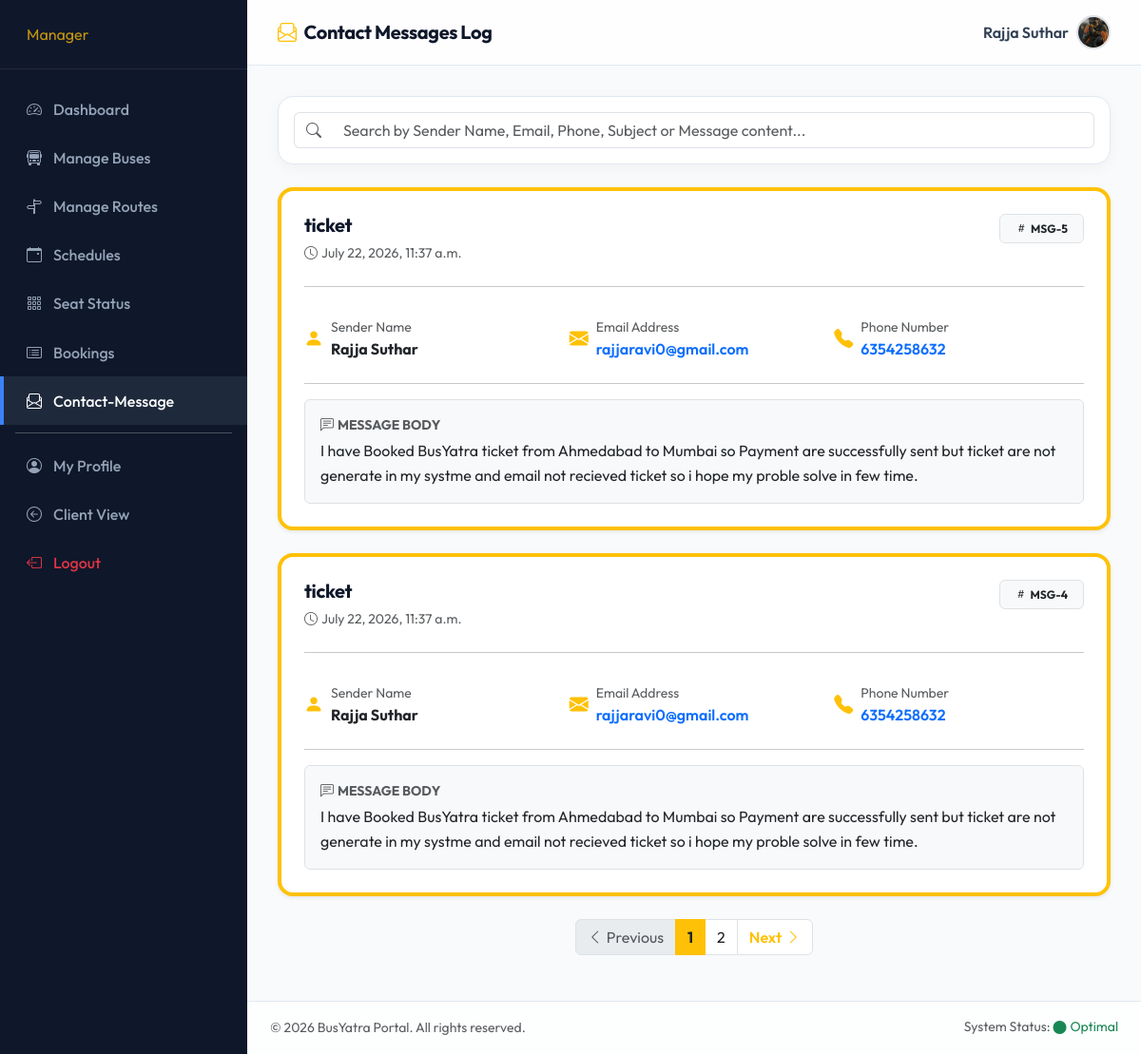
/contact_message/ (signed in), run on the app's committed database.
### Bus/models.py (models this page shows, shortened)
class User(models.Model):
    name = models.CharField(max_length=100)
    email = models.EmailField(unique=True)
    phone = models.CharField(max_length=15, unique=True)
    password = models.CharField(max_length=100)
    profile =models.ImageField(default='', upload_to='profile/')
    usertype = models.CharField(max_length=20, default="customer")

class Contact(models.Model):
    name = models.CharField(max_length=100)
    email = models.EmailField()
    phone = models.CharField(max_length=10)
    subject = models.CharField(max_length=200)
    message = models.TextField()
    created_at = models.DateTimeField(auto_now_add=True)

### Bus/views.py (the view, shortened to what this page needs)
# urls.py: path('contact_message/', views.contact_message, name='contact_message'),
def contact_message(request):
    if 'email' not in request.session:
        return redirect('login')
    try:
        user = User.objects.get(email=request.session['email'])
        if user.usertype not in ['admin', 'manager']:
            return redirect('index')
        contacts_list = Contact.objects.all().order_by('-id')
        paginator = Paginator(contacts_list, 2)
        page = request.GET.get('page', 1)
        try:
            contacts = paginator.page(page)
        except PageNotAnInteger:
            contacts = paginator.page(1)
        except EmptyPage:
            contacts = paginator.page(paginator.num_pages)
        context = {
            'user': user,
            'contacts': contacts,
            'page_obj': contacts,
        }
        return render(request, 'contact_messages.html', context)
    except User.DoesNotExist:
        return redirect('login')

### Bus/templates/contact_messages.html (shortened to what this page needs)
{% load static %}
<!DOCTYPE html>
<html lang="en">
<head>
    <link href="https://cdn.jsdelivr.net/npm/bootstrap@5.3.2/dist/css/bootstrap.min.css" rel="stylesheet">
    <link href="https://cdn.jsdelivr.net/npm/bootstrap-icons@1.11.2/font/bootstrap-icons.min.css" rel="stylesheet">
    <link rel="stylesheet" href="{% static 'assets/css/style.css' %}">
</head>
<body>
    <div class="admin-wrapper">
        <nav class="admin-sidebar">
            {% if login_user.usertype == 'admin' %}
            <div class="sidebar-header">
                <span class="fs-6 text-warning ms-1 opacity-75">Admin</span>
            </div>
            <div class="nav flex-column mt-3">
                <a href="{% url 'admin_dashboard' %}" class="nav-link" id="sidebar-dashboard"><i
                        class="bi bi-speedometer2"></i>Dashboard</a>
                <a href="{% url 'admin_users' %}" class="nav-link" id="sidebar-users"><i
                        class="bi bi-person"></i>Manage Customers</a>
                <a href="{% url 'admin_managers' %}" class="nav-link" id="sidebar-managers"><i
                        class="bi bi-people"></i>Manage Managers</a>
                <a href="{% url 'admin_buses' %}" class="nav-link" id="sidebar-buses"><i
                        class="bi bi-bus-front"></i>Manage Buses</a>
                <a href="{% url 'admin_routes' %}" class="nav-link" id="sidebar-routes"><i
                        class="bi bi-signpost-split"></i>Manage Routes</a>
                <a href="{% url 'admin_schedules' %}" class="nav-link" id="sidebar-schedules"><i
                        class="bi bi-calendar-event"></i>Manage Schedules</a>
                <a href="{% url 'admin_bookings' %}" class="nav-link" id="sidebar-bookings"><i
                        class="bi bi-card-list"></i>Manage Bookings</a>
                <a href="{% url 'admin_payments' %}" class="nav-link" id="sidebar-payments"><i
                        class="bi bi-credit-card"></i>Manage Payments</a>
                <a href="{% url 'contact_message' %}" class="nav-link active" id="sidebar-contact"><i
                        class="bi bi-envelope-paper"></i>Contact Messages</a>
                <a href="{% url 'admin_settings' %}" class="nav-link" id="sidebar-settings"><i
                        class="bi bi-gear"></i>Settings</a>
                <hr class="text-white opacity-25 my-2 mx-3">
                <a href="{% url 'admin_profile' %}" class="nav-link" id="sidebar-profile"><i
                        class="bi bi-person-circle"></i>My Profile</a>
                <a href="{% url 'index' %}" class="nav-link"><i class="bi bi-arrow-left-circle"></i>Client View</a>
                <a href="{% url 'logout' %}" class="nav-link text-danger mt-auto"><i
                        class="bi bi-box-arrow-left"></i>Logout</a>
            </div>
            {% else %}
            <div class="sidebar-header">
                <span class="fs-6 text-warning ms-1 opacity-75">Manager</span>
            </div>
            <div class="nav flex-column mt-3">
                <a href="{% url 'manager_dashboard' %}" class="nav-link" id="sidebar-dashboard"><i
                        class="bi bi-speedometer2"></i>Dashboard</a>
                <a href="{% url 'manager_buses' %}" class="nav-link" id="sidebar-buses"><i
                        class="bi bi-bus-front"></i>Manage Buses</a>
                <a href="{% url 'manager_routes' %}" class="nav-link" id="sidebar-routes"><i
                        class="bi bi-signpost-split"></i>Manage Routes</a>
                <a href="{% url 'manager_schedules' %}" class="nav-link" id="sidebar-schedules"><i
                        class="bi bi-calendar-event"></i>Schedules</a>
                <a href="{% url 'manager_seats' %}" class="nav-link" id="sidebar-seats"><i
                        class="bi bi-grid-3x3-gap"></i>Seat Status</a>
                <a href="{% url 'manager_bookings' %}" class="nav-link" id="sidebar-bookings"><i
                        class="bi bi-card-list"></i>Bookings</a>
                <a href="{% url 'contact_message' %}" class="nav-link active" id="sidebar-contact"><i
                        class="bi bi-envelope-paper"></i>Contact-Message</a>
                <hr class="text-white opacity-25 my-2 mx-3">
                <a href="{% url 'manager_profile' %}" class="nav-link" id="sidebar-profile"><i
                        class="bi bi-person-circle"></i>My Profile</a>
                <a href="{% url 'index' %}" class="nav-link"><i class="bi bi-arrow-left-circle"></i>Client View</a>
                <a href="{% url 'logout' %}" class="nav-link text-danger mt-auto"><i
                        class="bi bi-box-arrow-left"></i>Logout</a>
            </div>
            {% endif %}
        </nav>
        <div class="admin-content d-flex flex-column">
            <header class="admin-header d-flex justify-content-between align-items-center">
                <h5 class="mb-0 text-navy-dark fw-bold"><i class="bi bi-envelope-paper text-warning me-2"></i>Contact Messages Log</h5>
                <div class="d-flex align-items-center gap-2">
                    <span class="fw-semibold text-navy-dark">{{ login_user.name }}</span>
                    {% if login_user.profile and login_user.profile.name %}
                    <img src="{{ login_user.profile.url }}" width="36" height="36"
                        class="rounded-circle border border-2 object-fit-cover">
                    {% endif %}
                </div>
            </header>
            <main class="admin-body">
                <div class="card card-custom p-3 mb-4">
                    <div class="row g-3">
                        <div class="col-12">
                            <div class="input-group">
                                <span class="input-group-text bg-white text-muted border-end-0"><i
                                        class="bi bi-search"></i></span>
                                <input type="text" class="form-control border-start-0" id="searchMessages"
                                    placeholder="Search by Sender Name, Email, Phone, Subject or Message content...">
                            </div>
                        </div>
                    </div>
                </div>
                <div class="row g-4" id="messagesContainer">
                    {% for contact in contacts %}
                    <div class="col-12 message-card-wrapper" data-search="{{ contact.name|lower }} {{ contact.email|lower }} {{ contact.phone }} {{ contact.subject|lower }} {{ contact.message|lower }}">
                        <div class="card card-custom h-100 p-4 border-start border-4 border-warning message-card shadow-sm">
                            <div class="d-flex justify-content-between align-items-start flex-wrap gap-2 mb-3">
                                <div>
                                    <h5 class="fw-bold text-navy-dark mb-1">{{ contact.subject }}</h5>
                                    <span class="text-muted small"><i class="bi bi-clock me-1"></i>{{ contact.created_at }}</span>
                                </div>
                                <span class="badge bg-light text-dark border px-3 py-2"><i class="bi bi-hash me-1"></i>MSG-{{ contact.id }}</span>
                            </div>
                            <hr class="my-2 opacity-25">
                            <div class="row g-3 my-2">
                                <div class="col-md-4">
                                    <div class="d-flex align-items-center mb-2">
                                        <i class="bi bi-person-fill text-warning me-2 fs-5"></i>
                                        <div>
                                            <span class="text-muted small d-block">Sender Name</span>
                                            <strong class="text-navy-dark">{{ contact.name }}</strong>
                                        </div>
                                    </div>
                                </div>
                                <div class="col-md-4">
                                    <div class="d-flex align-items-center mb-2">
                                        <i class="bi bi-envelope-fill text-warning me-2 fs-5"></i>
                                        <div>
                                            <span class="text-muted small d-block">Email Address</span>
                                            <a href="mailto:{{ contact.email }}" class="text-decoration-none fw-semibold text-navy-dark">{{ contact.email }}</a>
                                        </div>
                                    </div>
                                </div>
                                <div class="col-md-4">
                                    <div class="d-flex align-items-center mb-2">
                                        <i class="bi bi-telephone-fill text-warning me-2 fs-5"></i>
                                        <div>
                                            <span class="text-muted small d-block">Phone Number</span>
                                            <a href="tel:{{ contact.phone }}" class="text-decoration-none fw-semibold text-navy-dark">{{ contact.phone }}</a>
                                        </div>
                                    </div>
                                </div>
                            </div>
                            <hr class="my-2 opacity-25">
                            <div class="bg-light p-3 rounded mt-2 border">
                                <span class="text-muted small d-block mb-1 fw-bold text-uppercase"><i class="bi bi-chat-left-text me-1"></i>Message Body</span>
                                <p class="mb-0 text-dark" style="white-space: pre-line; line-height: 1.6;">{{ contact.message }}</p>
                            </div>
                        </div>
                    </div>
                    {% endfor %}
                    {% if page_obj.paginator.num_pages > 1 %}
                    <nav aria-label="Page navigation" class="mt-4 mb-3">
                        <ul class="pagination justify-content-center mb-0">
                            {% if page_obj.has_previous %}
                                <li class="page-item">
                                    <a class="page-link shadow-none fw-semibold text-warning" href="?page={{ page_obj.previous_page_number }}{% if search_query %}&search={{ search_query }}{% endif %}" aria-label="Previous">
                                        <i class="bi bi-chevron-left me-1"></i>Previous
                                    </a>
                                </li>
                            {% else %}
                                <li class="page-item disabled">
                                    <span class="page-link shadow-none text-muted"><i class="bi bi-chevron-left me-1"></i>Previous</span>
                                </li>
                            {% endif %}
                            {% for num in page_obj.paginator.page_range %}
                                {% if page_obj.number == num %}
                                    <li class="page-item active" aria-current="page">
                                        <span class="page-link bg-warning text-dark fw-bold border-warning shadow-none">{{ num }}</span>
                                    </li>
                                {% elif num > page_obj.number|add:'-3' and num < page_obj.number|add:'3' %}
                                    <li class="page-item">
                                        <a class="page-link shadow-none text-dark" href="?page={{ num }}{% if search_query %}&search={{ search_query }}{% endif %}">{{ num }}</a>
                                    </li>
                                {% endif %}
                            {% endfor %}
                            {% if page_obj.has_next %}
                                <li class="page-item">
                                    <a class="page-link shadow-none fw-semibold text-warning" href="?page={{ page_obj.next_page_number }}{% if search_query %}&search={{ search_query }}{% endif %}" aria-label="Next">
                                        Next<i class="bi bi-chevron-right ms-1"></i>
                                    </a>
                                </li>
                            {% else %}
                                <li class="page-item disabled">
                                    <span class="page-link shadow-none text-muted">Next<i class="bi bi-chevron-right ms-1"></i></span>
                                </li>
                            {% endif %}
                        </ul>
                    </nav>
                    {% endif %}
                </div>
            </main>
            <footer class="admin-footer py-3 px-4 mt-auto text-muted small d-flex justify-content-between align-items-center">
                <div>&copy; 2026 BusYatra Portal. All rights reserved.</div>
                <div>System Status: <span class="text-success"><i class="bi bi-circle-fill fs-8 me-1 align-middle"></i>Optimal</span></div>
            </footer>
        </div>
    </div>
</body>
</html>

### data on the page
User: name "Rajja Suthar", profile (picture)
Contact: subject "ticket", created_at "July 22, 2026, 11:37 a.m.", id "5", name "Rajja Suthar", email "rajjaravi0@gmail.com", phone "6354258632", message "I have Booked BusYatra ticket from Ahmedabad to Mumbai so Payment are successfully sent but ticket are not generate in my systme and email not recieved ticket so i hope my proble solve in few time."
Contact: subject "ticket", created_at "July 22, 2026, 11:37 a.m.", id "4", name "Rajja Suthar", email "rajjaravi0@gmail.com", phone "6354258632", message "I have Booked BusYatra ticket from Ahmedabad to Mumbai so Payment are successfully sent but ticket are not generate in my systme and email not recieved ticket so i hope my proble solve in few time."

### other printed values
{{ num }} "1"
{{ num }} "2"
